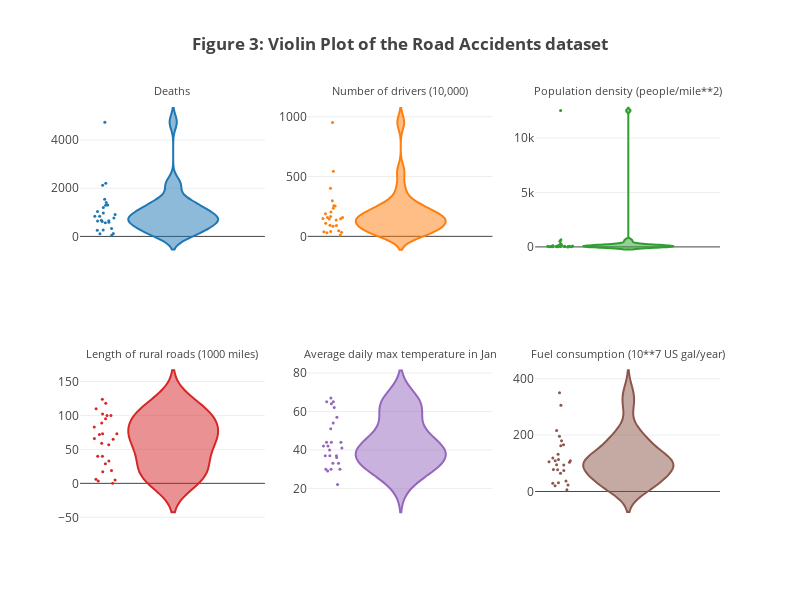

The notebook cell this image was saved under:
### Markdown cell above
As shown in Figure 2, there are strong positive correlations between the number of deaths and the number of drivers, length of rural roads (presumably these have lower quality surfacing and lighting), average daily maximum temperature in January and fuel consumption. However, it should be noted that strong correlations do not mean causation.

***

## <a id='alternativesToBoxPlots'></a>Alternatives to Box Plots

Although it seems the box plots are useful for summarizing a given dataset, it is by itself insufficient to capture the full content of the dataset.

For instance, a bimodal dataset with many values at 10 and 15 will not be represented as such in a box plot:

<img src='bimodal_bee_swarm.png' width='200'>
<div align='right'><i>Taken from <a href='http://www.physics.csbsju.edu/stats/box2.html'>Statistics to Use</i></a></div>

### Violin Plot

The most directly comparable alternative to box plot is the violin plot. Although rarely used, it is actually more informative than box plots but require some non-intuitive interpretation. Plotly provides a [wrapper function to create violin plots](https://plot.ly/python/violin/), which is useful in explaining the differences with respect to the Road Accidents dataset.

### Code cell
data = []

for i in range(1, len(df.columns)):
    trace = go.Violin(y=df.iloc[:,i], text = df['State'], points = 'all', marker = dict(size=3))
    data.append(trace)

# we have to make subplots because the scales are different for the variables
fig = tools.make_subplots(rows=2, cols=3, print_grid=False,
                          subplot_titles= (df.columns[1], df.columns[2], df.columns[3],
                                           df.columns[4], df.columns[5], df.columns[6]
                                                          ))

fig.append_trace(data[0], 1, 1)
fig.append_trace(data[1], 1, 2)
fig.append_trace(data[2], 1, 3)
fig.append_trace(data[3], 2, 1)
fig.append_trace(data[4], 2, 2)
fig.append_trace(data[5], 2, 3)

fig['layout'].update(height=600, width=800, title='<b>Figure 3: Violin Plot of the Road Accidents dataset</b>')
fig['layout'].update(showlegend=False)

# https://github.com/plotly/plotly.py/issues/985
for i in fig['layout']['annotations']:
    i['font'] = dict(size=11)

for prop in fig.layout:
    if prop.startswith('xaxis'):
        # don't really need both xaxis label and subplot title, so turn xaxis label off
        fig.layout[prop].showticklabels = False

iplot(fig)

### Figure 1 — Plotly figure (JSON) as saved in the notebook; plotly's stock layout.template omitted (floating-point values rounded to 4 significant figures)
{"data": [{"marker": {"size": 3}, "points": "all", "text": ["Alabama", "Alaska", "Arizona", "Arkansas", "California", "Colorado", "Connecticut", "Delaware", "Washington DC", "Florida", "Georgia", "Idaho", "Illinois", "Indiana", "Iowa", "Kansas", "Kentucky", "Louisiana", "Maine", "Maryland", "Massachusetts", "Michigan", "Minnesota", "Mississippi", "Missouri", "Montana"], "type": "violin", "uid": "e10f0374-a558-4b18-a976-c8a22efb52c7", "xaxis": "x", "y": [968, 43, 588, 640, 4743, 566, 325, 118, 115, 1545, 1302, 262, 2207, 1410, 833, 669, 911, 1037, 1196, 616, 766, 2120, 841, 648, 1289, 259], "yaxis": "y"}, {"marker": {"size": 3}, "points": "all", "text": ["Alabama", "Alaska", "Arizona", "Arkansas", "California", "Colorado", "Connecticut", "Delaware", "Washington DC", "Florida", "Georgia", "Idaho", "Illinois", "Indiana", "Iowa", "Kansas", "Kentucky", "Louisiana", "Maine", "Maryland", "Massachusetts", "Michigan", "Minnesota", "Mississippi", "Missouri", "Montana"], "type": "violin", "uid": "67d6edbf-3f45-4883-b597-c8d074b5773f", "xaxis": "x2", "y": [158, 11, 91, 92, 952, 109, 167, 30, 35, 298, 203, 41, 544, 254, 150, 136, 147, 146, 46, 157, 255, 403, 189, 85, 234, 38], "yaxis": "y2"}, {"marker": {"size": 3}, "points": "all", "text": ["Alabama", "Alaska", "Arizona", "Arkansas", "California", "Colorado", "Connecticut", "Delaware", "Washington DC", "Florida", "Georgia", "Idaho", "Illinois", "Indiana", "Iowa", "Kansas", "Kentucky", "Louisiana", "Maine", "Maryland", "Massachusetts", "Michigan", "Minnesota", "Mississippi", "Missouri", "Montana"], "type": "violin", "uid": "a7b1f58e-a325-4b14-b719-3d84ea25a2d4", "xaxis": "x3", "y": [64, 0.4, 12, 34, 100, 17, 518, 226, 12524, 91, 68, 8.1, 180, 129, 49, 27, 76, 72, 31, 314, 655, 137, 43, 46, 63, 4.6], "yaxis": "y3"}, {"marker": {"size": 3}, "points": "all", "text": ["Alabama", "Alaska", "Arizona", "Arkansas", "California", "Colorado", "Connecticut", "Delaware", "Washington DC", "Florida", "Georgia", "Idaho", "Illinois", "Indiana", "Iowa", "Kansas", "Kentucky", "Louisiana", "Maine", "Maryland", "Massachusetts", "Michigan", "Minnesota", "Mississippi", "Missouri", "Montana"], "type": "violin", "uid": "208d206c-3770-44b4-bcea-66b9668506d1", "xaxis": "x4", "y": [66, 5.9, 33, 73, 118, 73, 5.1, 3.4, 0, 57, 83, 40, 102, 89, 100, 124, 65, 40, 19, 29, 17, 95, 110, 59, 100, 72], "yaxis": "y4"}, {"marker": {"size": 3}, "points": "all", "text": ["Alabama", "Alaska", "Arizona", "Arkansas", "California", "Colorado", "Connecticut", "Delaware", "Washington DC", "Florida", "Georgia", "Idaho", "Illinois", "Indiana", "Iowa", "Kansas", "Kentucky", "Louisiana", "Maine", "Maryland", "Massachusetts", "Michigan", "Minnesota", "Mississippi", "Missouri", "Montana"], "type": "violin", "uid": "212c8b89-4ade-42db-8dcc-73503fced858", "xaxis": "x5", "y": [62, 30, 64, 51, 65, 42, 37, 41, 44, 67, 54, 36, 33, 37, 30, 42, 44, 65, 30, 44, 37, 33, 22, 57, 40, 29], "yaxis": "y5"}, {"marker": {"size": 3}, "points": "all", "text": ["Alabama", "Alaska", "Arizona", "Arkansas", "California", "Colorado", "Connecticut", "Delaware", "Washington DC", "Florida", "Georgia", "Idaho", "Illinois", "Indiana", "Iowa", "Kansas", "Kentucky", "Louisiana", "Maine", "Maryland", "Massachusetts", "Michigan", "Minnesota", "Mississippi", "Missouri", "Montana"], "type": "violin", "uid": "9f4c91e0-e31f-4cd5-9aee-81e546dbff34", "xaxis": "x6", "y": [119, 6.2, 65, 74, 105, 78, 95, 20, 23, 216, 162, 29, 350, 196, 109, 94, 104, 109, 37, 113, 166, 306, 132, 77, 180, 31], "yaxis": "y6"}], "layout": {"annotations": [{"font": {"size": 11}, "showarrow": false, "text": "Deaths", "x": 0.1444, "xanchor": "center", "xref": "paper", "y": 1, "yanchor": "bottom", "yref": "paper"}, {"font": {"size": 11}, "showarrow": false, "text": "Number of drivers (10,000)", "x": 0.5, "xanchor": "center", "xref": "paper", "y": 1, "yanchor": "bottom", "yref": "paper"}, {"font": {"size": 11}, "showarrow": false, "text": "Population density (people/mile**2)", "x": 0.8556, "xanchor": "center", "xref": "paper", "y": 1, "yanchor": "bottom", "yref": "paper"}, {"font": {"size": 11}, "showarrow": false, "text": "Length of rural roads (1000 miles)", "x": 0.1444, "xanchor": "center", "xref": "paper", "y": 0.375, "yanchor": "bottom", "yref": "paper"}, {"font": {"size": 11}, "showarrow": false, "text": "Average daily max temperature in Jan", "x": 0.5, "xanchor": "center", "xref": "paper", "y": 0.375, "yanchor": "bottom", "yref": "paper"}, {"font": {"size": 11}, "showarrow": false, "text": "Fuel consumption (10**7 US gal/year)", "x": 0.8556, "xanchor": "center", "xref": "paper", "y": 0.375, "yanchor": "bottom", "yref": "paper"}], "height": 600, "showlegend": false, "title": "<b>Figure 3: Violin Plot of the Road Accidents dataset</b>", "width": 800, "xaxis": {"anchor": "y", "domain": [0, 0.2889], "showticklabels": false}, "xaxis2": {"anchor": "y2", "domain": [0.3556, 0.6444], "showticklabels": false}, "xaxis3": {"anchor": "y3", "domain": [0.7111, 1], "showticklabels": false}, "xaxis4": {"anchor": "y4", "domain": [0, 0.2889], "showticklabels": false}, "xaxis5": {"anchor": "y5", "domain": [0.3556, 0.6444], "showticklabels": false}, "xaxis6": {"anchor": "y6", "domain": [0.7111, 1], "showticklabels": false}, "yaxis": {"anchor": "x", "domain": [0.625, 1]}, "yaxis2": {"anchor": "x2", "domain": [0.625, 1]}, "yaxis3": {"anchor": "x3", "domain": [0.625, 1]}, "yaxis4": {"anchor": "x4", "domain": [0, 0.375]}, "yaxis5": {"anchor": "x5", "domain": [0, 0.375]}, "yaxis6": {"anchor": "x6", "domain": [0, 0.375]}}}
